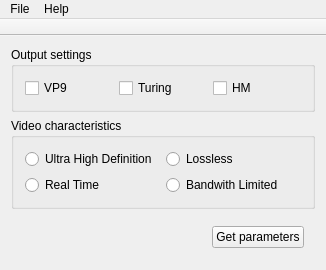
<?xml version="1.0" encoding="UTF-8"?>
<ui version="4.0">
 <class>MainWindow</class>
 <widget class="QMainWindow" name="MainWindow">
  <property name="geometry">
   <rect>
    <x>0</x>
    <y>0</y>
    <width>326</width>
    <height>259</height>
   </rect>
  </property>
  <property name="sizePolicy">
   <sizepolicy hsizetype="Preferred" vsizetype="Preferred">
    <horstretch>0</horstretch>
    <verstretch>0</verstretch>
   </sizepolicy>
  </property>
  <property name="maximumSize">
   <size>
    <width>800</width>
    <height>600</height>
   </size>
  </property>
  <property name="windowTitle">
   <string>TGApp</string>
  </property>
  <widget class="QWidget" name="centralWidget">
   <layout class="QVBoxLayout" name="verticalLayout_4">
    <item>
     <widget class="QGroupBox" name="groupBox">
      <property name="enabled">
       <bool>true</bool>
      </property>
      <property name="sizePolicy">
       <sizepolicy hsizetype="Preferred" vsizetype="Preferred">
        <horstretch>0</horstretch>
        <verstretch>0</verstretch>
       </sizepolicy>
      </property>
      <property name="autoFillBackground">
       <bool>false</bool>
      </property>
      <property name="title">
       <string>Output settings</string>
      </property>
      <property name="checkable">
       <bool>false</bool>
      </property>
      <layout class="QHBoxLayout" name="horizontalLayout_2">
       <item>
        <widget class="QCheckBox" name="isVP9">
         <property name="text">
          <string>VP9</string>
         </property>
        </widget>
       </item>
       <item>
        <widget class="QCheckBox" name="isTuring">
         <property name="text">
          <string>Turing</string>
         </property>
        </widget>
       </item>
       <item>
        <widget class="QCheckBox" name="isHM">
         <property name="text">
          <string>HM</string>
         </property>
        </widget>
       </item>
      </layout>
     </widget>
    </item>
    <item>
     <widget class="QGroupBox" name="groupBox_2">
      <property name="title">
       <string>Video characteristics</string>
      </property>
      <layout class="QGridLayout" name="gridLayout">
       <item row="0" column="1">
        <widget class="QRadioButton" name="isUHD">
         <property name="text">
          <string>Ultra High Definition</string>
         </property>
        </widget>
       </item>
       <item row="0" column="2">
        <widget class="QRadioButton" name="isLSS">
         <property name="text">
          <string>Lossless</string>
         </property>
        </widget>
       </item>
       <item row="1" column="2">
        <widget class="QRadioButton" name="isBWL">
         <property name="text">
          <string>Bandwith Limited</string>
         </property>
        </widget>
       </item>
       <item row="1" column="1">
        <widget class="QRadioButton" name="isRT">
         <property name="text">
          <string>Real Time</string>
         </property>
        </widget>
       </item>
      </layout>
     </widget>
    </item>
    <item>
     <widget class="QWidget" name="widget" native="true">
      <layout class="QHBoxLayout" name="horizontalLayout">
       <item>
        <spacer name="horizontalSpacer">
         <property name="orientation">
          <enum>Qt::Horizontal</enum>
         </property>
         <property name="sizeHint" stdset="0">
          <size>
           <width>176</width>
           <height>20</height>
          </size>
         </property>
        </spacer>
       </item>
       <item>
        <widget class="QPushButton" name="getParameters">
         <property name="text">
          <string>Get parameters</string>
         </property>
        </widget>
       </item>
      </layout>
     </widget>
    </item>
   </layout>
  </widget>
  <widget class="QMenuBar" name="menuBar">
   <property name="geometry">
    <rect>
     <x>0</x>
     <y>0</y>
     <width>326</width>
     <height>27</height>
    </rect>
   </property>
   <property name="defaultUp">
    <bool>false</bool>
   </property>
   <property name="nativeMenuBar">
    <bool>false</bool>
   </property>
   <widget class="QMenu" name="menuArchivo">
    <property name="title">
     <string>File</string>
    </property>
    <addaction name="actionExit"/>
   </widget>
   <widget class="QMenu" name="menuHelp">
    <property name="title">
     <string>Help</string>
    </property>
    <addaction name="actionAbout"/>
   </widget>
   <addaction name="menuArchivo"/>
   <addaction name="menuHelp"/>
  </widget>
  <widget class="QToolBar" name="mainToolBar">
   <property name="movable">
    <bool>false</bool>
   </property>
   <property name="toolButtonStyle">
    <enum>Qt::ToolButtonTextOnly</enum>
   </property>
   <property name="floatable">
    <bool>false</bool>
   </property>
   <attribute name="toolBarArea">
    <enum>TopToolBarArea</enum>
   </attribute>
   <attribute name="toolBarBreak">
    <bool>false</bool>
   </attribute>
  </widget>
  <action name="actionAbout">
   <property name="text">
    <string>About</string>
   </property>
  </action>
  <action name="actionExit">
   <property name="text">
    <string>Exit</string>
   </property>
  </action>
 </widget>
 <layoutdefault spacing="6" margin="11"/>
 <resources/>
 <connections/>
</ui>
